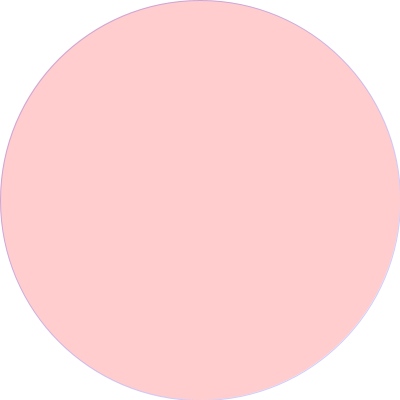
Frame 1 (no input)
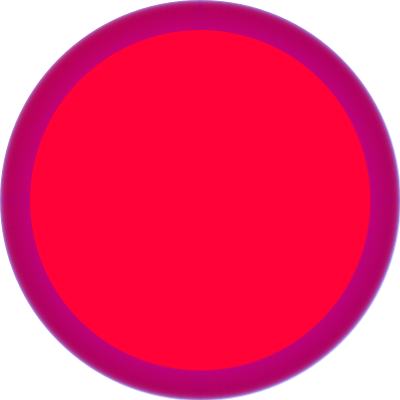
Frame 60 (the mouse pressed at the canvas centre just before this capture)
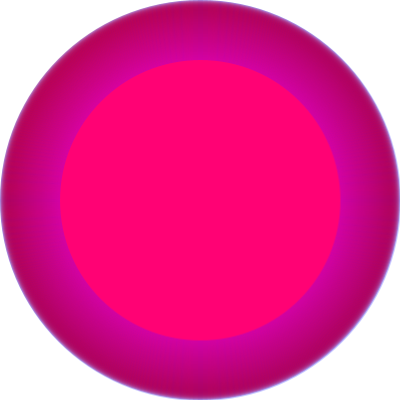
Frame 120 (the mouse held since frame 60 and released just before this capture)

The Processing sketch that drew these frames (run headless with seeded random() and noise(); from frame 60 on, the mouse is pressed at the canvas centre):

// Processing sketch: processing_71537
// ── processing_71537.pde



// Circle shrinks and changes color



// Declare and initialize a float variables
float circleSize = 0;
float center;



void setup() {
  size(400,400);
  smooth();
  background(255);
  
  // "width" is a system variable -- Processing just gives it to you
  center = width / 2;
}

void draw() {
  
  // the blue + red levels are controlled by the frame count
  // mod (%) keeps the value from going past 255
  fill(255, 0, frameCount % 255, 50);
  stroke(frameCount % 255, 0,  255, 50);
  
  // Use the variables to specify the location and size of the circle.
  // we subtract from "width" to make it go smaller, not larger
  ellipse(center, center, width - circleSize, width - circleSize);
 
  // This will make the circle smaller on the next pass
  circleSize = circleSize + 1; 
  // Keep it within range
  circleSize = circleSize % width;
  
 
}
